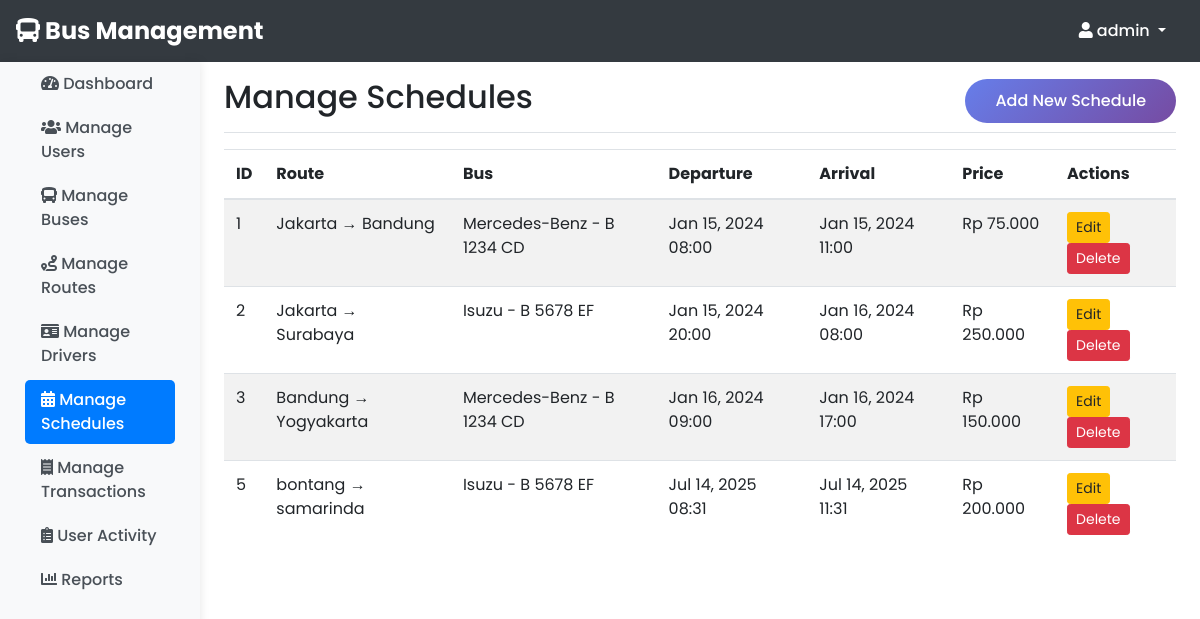
The app's page /admin/manage_schedules.php (signed in) with its own data.
### tables this page shows
CREATE TABLE `schedules` (
  `id` int(11) NOT NULL,
  `bus_id` int(11) NOT NULL,
  `route_id` int(11) NOT NULL,
  `departure_time` datetime NOT NULL,
  `arrival_time` datetime NOT NULL,
  `price` decimal(10,2) NOT NULL
);

CREATE TABLE `routes` (
  `id` int(11) NOT NULL,
  `origin` varchar(100) NOT NULL,
  `destination` varchar(100) NOT NULL,
  `distance_km` int(11) NOT NULL,
  `estimated_time` varchar(20) NOT NULL
);

CREATE TABLE `buses` (
  `id` int(11) NOT NULL,
  `plate_number` varchar(20) NOT NULL,
  `brand` varchar(50) NOT NULL,
  `seat_count` int(11) NOT NULL,
  `status` enum('available','maintenance') DEFAULT 'available'
);

### admin/manage_schedules.php (the view, shortened to what this page needs)
<?php
require '../includes/header.php';
$conn = getConnection();
$query = "SELECT s.*, r.origin, r.destination, b.plate_number, b.brand
          FROM schedules s
          JOIN routes r ON s.route_id = r.id
          JOIN buses b ON s.bus_id = b.id
          ORDER BY s.departure_time";
$result = $conn->query($query);
?>
<div class="container-fluid">
    <div class="row">
        <?php include '../includes/admin_sidebar.php'; ?>
        <main role="main" class="col-md-9 ml-sm-auto col-lg-10 px-4">
            <div class="d-flex justify-content-between flex-wrap flex-md-nowrap align-items-center pt-3 pb-2 mb-3 border-bottom">
                <h1 class="h2">Manage Schedules</h1>
                <a href="add_schedule.php" class="btn btn-primary">Add New Schedule</a>
            </div>
            <div class="table-responsive">
                <table class="table table-striped">
                    <thead>
                        <tr>
                            <th>ID</th>
                            <th>Route</th>
                            <th>Bus</th>
                            <th>Departure</th>
                            <th>Arrival</th>
                            <th>Price</th>
                            <th>Actions</th>
                        </tr>
                    </thead>
                    <tbody>
                        <?php while ($schedule = $result->fetch_assoc()): ?>
                            <tr>
                                <td><?= $schedule['id'] ?></td>
                                <td><?= $schedule['origin'] ?> → <?= $schedule['destination'] ?></td>
                                <td><?= $schedule['brand'] ?> - <?= $schedule['plate_number'] ?></td>
                                <td><?= formatDate($schedule['departure_time']) ?></td>
                                <td><?= formatDate($schedule['arrival_time']) ?></td>
                                <td><?= formatCurrency($schedule['price']) ?></td>
                                <td>
                                    <a href="edit_schedule.php?id=<?= $schedule['id'] ?>" class="btn btn-warning btn-sm">Edit</a>
                                    <a href="manage_schedules.php?delete_id=<?= $schedule['id'] ?>"
                                       class="btn btn-danger btn-sm delete-confirm">Delete</a>
                                </td>
                            </tr>
                        <?php endwhile; ?>
                    </tbody>
                </table>
            </div>
        </main>
    </div>
</div>
<?php
require '../includes/footer.php';
?>

### records on screen
schedules: id "1", route.origin "Jakarta", route.destination "Bandung", bus.brand "Mercedes-Benz", bus.plate_number "B 1234 CD", departure_time "Jan 15, 2024 08:00", arrival_time "Jan 15, 2024 11:00", price "Rp 75.000"
schedules: id "2", route.origin "Jakarta", route.destination "Surabaya", bus.brand "Isuzu", bus.plate_number "B 5678 EF", departure_time "Jan 15, 2024 20:00", arrival_time "Jan 16, 2024 08:00", price "Rp 250.000"
schedules: id "3", route.origin "Bandung", route.destination "Yogyakarta", bus.brand "Mercedes-Benz", bus.plate_number "B 1234 CD", departure_time "Jan 16, 2024 09:00", arrival_time "Jan 16, 2024 17:00", price "Rp 150.000"
schedules: id "5", route.origin "bontang", route.destination "samarinda", bus.brand "Isuzu", bus.plate_number "B 5678 EF", departure_time "Jul 14, 2025 08:31", arrival_time "Jul 14, 2025 11:31", price "Rp 200.000"

### other values on screen
$_SESSION['username'] "admin"
